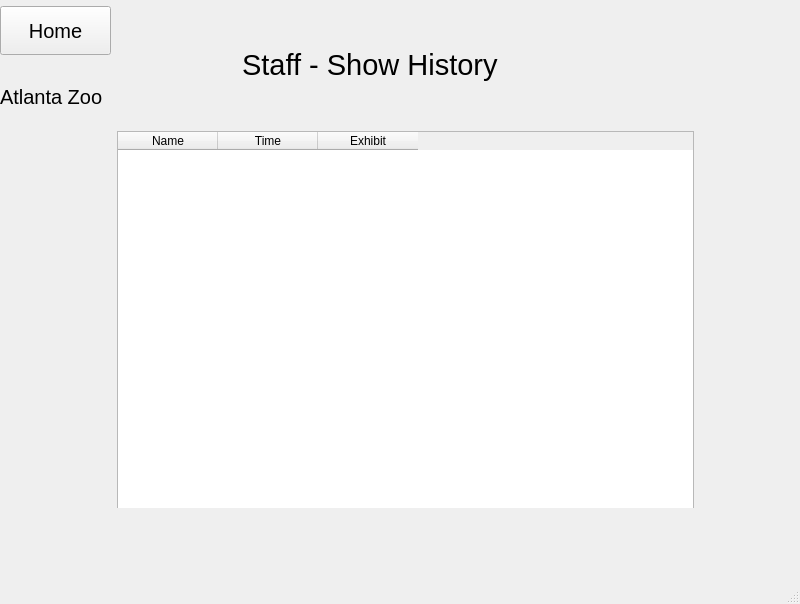
<?xml version="1.0" encoding="UTF-8"?>
<ui version="4.0">
 <class>staffViewShows</class>
 <widget class="QMainWindow" name="staffViewShows">
  <property name="geometry">
   <rect>
    <x>0</x>
    <y>0</y>
    <width>800</width>
    <height>604</height>
   </rect>
  </property>
  <property name="windowTitle">
   <string>View Staff Show</string>
  </property>
  <widget class="QWidget" name="centralwidget">
   <widget class="QWidget" name="">
    <property name="geometry">
     <rect>
      <x>0</x>
      <y>0</y>
      <width>782</width>
      <height>508</height>
     </rect>
    </property>
    <layout class="QGridLayout" name="gridLayout">
     <item row="0" column="0" rowspan="2">
      <widget class="QPushButton" name="HomePushButton">
       <property name="minimumSize">
        <size>
         <width>111</width>
         <height>49</height>
        </size>
       </property>
       <property name="maximumSize">
        <size>
         <width>111</width>
         <height>49</height>
        </size>
       </property>
       <property name="font">
        <font>
         <family>MS Sans Serif</family>
         <pointsize>15</pointsize>
        </font>
       </property>
       <property name="text">
        <string>Home</string>
       </property>
      </widget>
     </item>
     <item row="0" column="3">
      <spacer name="verticalSpacer_2">
       <property name="orientation">
        <enum>Qt::Vertical</enum>
       </property>
       <property name="sizeType">
        <enum>QSizePolicy::Fixed</enum>
       </property>
       <property name="sizeHint" stdset="0">
        <size>
         <width>20</width>
         <height>13</height>
        </size>
       </property>
      </spacer>
     </item>
     <item row="1" column="3" rowspan="2">
      <widget class="QLabel" name="label">
       <property name="minimumSize">
        <size>
         <width>344</width>
         <height>74</height>
        </size>
       </property>
       <property name="maximumSize">
        <size>
         <width>344</width>
         <height>74</height>
        </size>
       </property>
       <property name="font">
        <font>
         <family>MS Sans Serif</family>
         <pointsize>22</pointsize>
        </font>
       </property>
       <property name="text">
        <string> Staff - Show History</string>
       </property>
      </widget>
     </item>
     <item row="2" column="0" rowspan="2" colspan="2">
      <widget class="QLabel" name="AtlantaZoo">
       <property name="minimumSize">
        <size>
         <width>146</width>
         <height>41</height>
        </size>
       </property>
       <property name="maximumSize">
        <size>
         <width>146</width>
         <height>41</height>
        </size>
       </property>
       <property name="font">
        <font>
         <family>MS Sans Serif</family>
         <pointsize>15</pointsize>
         <weight>50</weight>
         <bold>false</bold>
        </font>
       </property>
       <property name="text">
        <string>Atlanta Zoo </string>
       </property>
      </widget>
     </item>
     <item row="2" column="2">
      <spacer name="horizontalSpacer_2">
       <property name="orientation">
        <enum>Qt::Horizontal</enum>
       </property>
       <property name="sizeType">
        <enum>QSizePolicy::Fixed</enum>
       </property>
       <property name="sizeHint" stdset="0">
        <size>
         <width>71</width>
         <height>20</height>
        </size>
       </property>
      </spacer>
     </item>
     <item row="2" column="4">
      <spacer name="horizontalSpacer">
       <property name="orientation">
        <enum>Qt::Horizontal</enum>
       </property>
       <property name="sizeType">
        <enum>QSizePolicy::Fixed</enum>
       </property>
       <property name="sizeHint" stdset="0">
        <size>
         <width>198</width>
         <height>20</height>
        </size>
       </property>
      </spacer>
     </item>
     <item row="3" column="3">
      <spacer name="verticalSpacer">
       <property name="orientation">
        <enum>Qt::Vertical</enum>
       </property>
       <property name="sizeType">
        <enum>QSizePolicy::Fixed</enum>
       </property>
       <property name="sizeHint" stdset="0">
        <size>
         <width>20</width>
         <height>17</height>
        </size>
       </property>
      </spacer>
     </item>
     <item row="4" column="1" colspan="4">
      <widget class="QTableWidget" name="StaffTable">
       <property name="minimumSize">
        <size>
         <width>577</width>
         <height>381</height>
        </size>
       </property>
       <property name="maximumSize">
        <size>
         <width>577</width>
         <height>381</height>
        </size>
       </property>
       <column>
        <property name="text">
         <string>Name</string>
        </property>
       </column>
       <column>
        <property name="text">
         <string>Time</string>
        </property>
       </column>
       <column>
        <property name="text">
         <string>Exhibit</string>
        </property>
       </column>
      </widget>
     </item>
    </layout>
   </widget>
  </widget>
  <widget class="QStatusBar" name="statusbar"/>
 </widget>
 <resources/>
 <connections/>
</ui>
